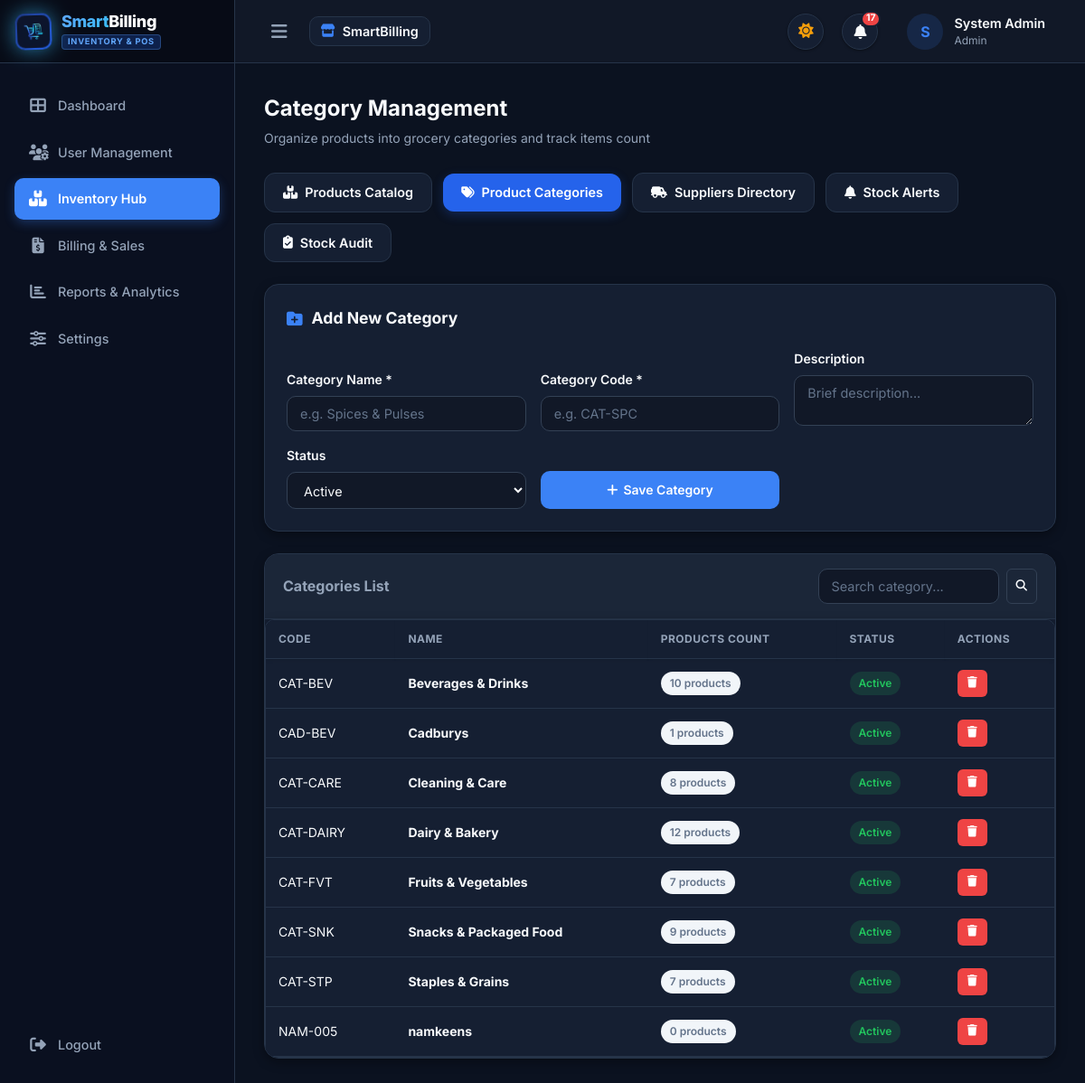
Screenshot of /categories/ (signed in) with the database file from the repository.
### app/models/setting.py (models this page shows, shortened)
class SystemSetting(db.Model):
    __tablename__ = 'system_settings'
    id = db.Column(db.Integer, primary_key=True, autoincrement=True)
    setting_key = db.Column(db.String(50), unique=True, nullable=False, index=True)
    setting_value = db.Column(db.Text, nullable=True)
    description = db.Column(db.String(255), nullable=True)
    updated_at = db.Column(db.DateTime, default=datetime.utcnow, onupdate=datetime.utcnow)
    @classmethod
    def get(cls, key: str, default: str = None) -> str:
        fallback = default if default is not None else DEFAULT_SETTINGS.get(key, '')
        setting = cls.query.filter_by(setting_key=key).first()
        return setting.setting_value if setting and setting.setting_value is not None else fallback
    @classmethod
    def get_bool(cls, key: str, default: bool = False) -> bool:
        val = cls.get(key, 'on' if default else 'off')
        return val.lower() in ['on', 'true', '1', 'yes']

### app/models/user.py (models this page shows, shortened)
class User(UserMixin, db.Model):
    __tablename__ = 'users'
    id = db.Column(db.Integer, primary_key=True, autoincrement=True)
    username = db.Column(db.String(50), unique=True, nullable=False, index=True)
    email = db.Column(db.String(120), unique=True, nullable=False, index=True)
    password_hash = db.Column(db.String(255), nullable=False)
    full_name = db.Column(db.String(100), nullable=False)
    role = db.Column(db.String(20), nullable=False, default='Admin')  # Admin, Manager, Cashier
    status = db.Column(db.String(20), nullable=False, default='Active')  # Active, Inactive
    profile_image = db.Column(db.String(255), nullable=True)
    last_login_at = db.Column(db.DateTime, nullable=True)
    last_login_ip = db.Column(db.String(45), nullable=True)
    created_at = db.Column(db.DateTime, default=datetime.utcnow)
    updated_at = db.Column(db.DateTime, default=datetime.utcnow, onupdate=datetime.utcnow)

### app/models/category.py (models this page shows, shortened)
class Category(db.Model):
    __tablename__ = 'categories'
    id = db.Column(db.Integer, primary_key=True, autoincrement=True)
    name = db.Column(db.String(100), unique=True, nullable=False, index=True)
    code = db.Column(db.String(30), unique=True, nullable=False)
    description = db.Column(db.Text, nullable=True)
    status = db.Column(db.String(20), nullable=False, default='Active')  # Active, Inactive
    created_at = db.Column(db.DateTime, default=datetime.utcnow)
    updated_at = db.Column(db.DateTime, default=datetime.utcnow, onupdate=datetime.utcnow)
    products = db.relationship('Product', backref='category', lazy=True, cascade="all, delete-orphan")

### app/routes/category_routes.py (the view, shortened to what this page needs)
@category_bp.route('/', methods=['GET', 'POST'])
@login_required
def index():
    form = CategoryForm()
    search = request.args.get('search', '', type=str)
    query = Category.query
    if search:
        query = query.filter((Category.name.like(f"%{search}%")) | (Category.code.like(f"%{search}%")))
    categories = query.order_by(Category.name).all()
    return render_template('categories/index.html', categories=categories, form=form, search=search)

### app/validators/forms.py
class CategoryForm(FlaskForm):
    name = StringField('Category Name', validators=[DataRequired(), Length(max=100)])
    code = StringField('Category Code', validators=[DataRequired(), Length(max=30)])
    description = TextAreaField('Description', validators=[Optional()])
    status = SelectField('Status', choices=[('Active', 'Active'), ('Inactive', 'Inactive')], default='Active')

### app/templates/categories/index.html (shortened to what this page needs)
{% extends "base.html" %}
{% block content %}
<div class="page-header">
  <div>
    <h1 class="page-title">Category Management</h1>
    <p class="page-subtitle">Organize products into grocery categories and track items count</p>
  </div>
</div>
{% include "inventory/_hub_tabs.html" %}
<div style="display: flex; flex-direction: column; gap: 24px;">
  <div class="card-table" style="padding: 24px;">
    <h3 style="font-size: 1.1rem; font-weight: 700; margin-bottom: 20px; display: flex; align-items: center; gap: 10px;">
      <i class="fas fa-folder-plus" style="color: var(--primary);"></i> Add New Category
    </h3>
    <form method="POST" action="{{ url_for('category.index') }}">
      <div style="display: grid; grid-template-columns: repeat(auto-fit, minmax(200px, 1fr)); gap: 16px; align-items: end;">
        <div class="form-group" style="margin-bottom: 0;">
          <label class="form-label">Category Name *</label>
          {{ form.name(class="form-control", placeholder="e.g. Spices & Pulses") }}
        </div>
        <div class="form-group" style="margin-bottom: 0;">
          <label class="form-label">Category Code *</label>
          {{ form.code(class="form-control", placeholder="e.g. CAT-SPC") }}
        </div>
        <div class="form-group" style="margin-bottom: 0;">
          <label class="form-label">Description</label>
          {{ form.description(class="form-control", placeholder="Brief description...") }}
        </div>
        <div class="form-group" style="margin-bottom: 0;">
          <label class="form-label">Status</label>
          {{ form.status(class="form-control") }}
        </div>
        <div>
          <button type="submit" class="btn btn-primary" style="width: 100%; height: 42px;">
            <i class="fas fa-plus"></i> Save Category
          </button>
        </div>
      </div>
    </form>
  </div>
  <div class="card-table">
    <div class="table-header">
      <h3 style="font-size: 1rem; font-weight: 700;">Categories List</h3>
      <form method="GET" style="display: flex; gap: 8px;">
        <input type="text" name="search" class="form-control" style="width: 200px;" placeholder="Search category..." value="{{ search }}">
        <button type="submit" class="btn btn-sm btn-secondary"><i class="fas fa-search"></i></button>
      </form>
    </div>
    <div class="table-scroll-container" style="max-height: 580px; overflow-y: auto; position: relative;">
      <table class="custom-table">
      <thead style="position: sticky; top: 0; background: var(--surface); z-index: 5; box-shadow: 0 2px 4px rgba(0,0,0,0.05);">
        <tr>
          <th>Code</th>
          <th>Name</th>
          <th>Products Count</th>
          <th>Status</th>
          <th>Actions</th>
        </tr>
      </thead>
      <tbody>
        {% for cat in categories %}
        <tr>
          <td><code>{{ cat.code }}</code></td>
          <td><strong>{{ cat.name }}</strong></td>
          <td><span class="badge badge-secondary">{{ cat.products|length }} products</span></td>
          <td>
            {% if cat.status == 'Active' %}
              <span class="badge badge-success">Active</span>
            {% else %}
              <span class="badge badge-secondary">Inactive</span>
            {% endif %}
          </td>
          <td>
            <form method="POST" action="{{ url_for('category.delete', id=cat.id) }}" style="display: inline;" onsubmit="event.preventDefault(); promptPasswordConfirmation(this, 'Confirm Delete Category: {{ cat.name }}');">
              <button type="submit" class="btn btn-sm btn-danger" title="Delete">
                <i class="fas fa-trash"></i>
              </button>
            </form>
          </td>
        </tr>
        {% else %}
        <tr><td colspan="5" class="text-center p-4">No categories registered yet.</td></tr>
        {% endfor %}
      </tbody>
    </table>
  </div>
</div>
</div>
{% endblock %}

### app/templates/base.html (shortened to what this page needs)
<!DOCTYPE html>
<html lang="en">
<head>
  <link rel="stylesheet" href="https://cdnjs.cloudflare.com/ajax/libs/font-awesome/6.4.0/css/all.min.css">
  <link rel="stylesheet" href="{{ url_for('static', filename='css/main.css') }}">
</head>
<body data-theme="{{ 'dark' if dark_mode else 'light' }}" data-color="{{ theme_color or 'blue' }}">
<div class="app-container">
  {% if current_user.is_authenticated %}
  <aside class="app-sidebar {% if compact_sidebar %}compact{% endif %}">
    <div class="sidebar-header">
      <div class="brand-logo-wrapper">
        <img src="{{ url_for('static', filename=store_logo or 'images/logo.png') }}" alt="Logo" class="brand-logo-img">
      </div>
      <div class="brand-title-group">
        <span class="brand-title-animated"><span class="brand-title-highlight">Smart</span>Billing</span>
        <span class="brand-subtitle-badge">INVENTORY & POS</span>
      </div>
    </div>
    <nav class="sidebar-nav">
      <a href="{{ url_for('dashboard.index') }}" class="nav-link {% if request.endpoint == 'dashboard.index' %}active{% endif %}">
        <i class="fas fa-th-large"></i> <span>Dashboard</span>
      </a>
      <a href="{{ url_for('user.index') }}" class="nav-link {% if request.endpoint and ('user.' in request.endpoint or 'activity.' in request.endpoint) %}active{% endif %}">
        <i class="fas fa-users-cog"></i> <span>User Management</span>
      </a>
      <a href="{{ url_for('product.index') }}" class="nav-link {% if request.endpoint and ('product.' in request.endpoint or 'category.' in request.endpoint or 'inventory.' in request.endpoint) %}active{% endif %}">
        <i class="fas fa-boxes-stacked"></i> <span>Inventory Hub</span>
      </a>
      <a href="{{ url_for('billing.billing_dashboard') }}" class="nav-link {% if request.endpoint and 'billing.' in request.endpoint %}active{% endif %}">
        <i class="fas fa-file-invoice-dollar"></i> <span>Billing & Sales</span>
      </a>
      <a href="{{ url_for('report.index') }}" class="nav-link {% if request.endpoint and 'report.' in request.endpoint %}active{% endif %}">
        <i class="fas fa-chart-bar"></i> <span>Reports & Analytics</span>
      </a>
      <a href="{{ url_for('setting.index') }}" class="nav-link {% if request.endpoint and 'setting.' in request.endpoint %}active{% endif %}">
        <i class="fas fa-sliders"></i> <span>Settings</span>
      </a>
      <a href="#" onclick="openLogoutModal(); return false;" class="nav-link text-danger" style="margin-top: auto;">
        <i class="fas fa-right-from-bracket"></i> <span>Logout</span>
      </a>
    </nav>
  </aside>
  {% endif %}
  <main class="app-main {% if not current_user.is_authenticated %}no-sidebar{% endif %}">
    {% if current_user.is_authenticated %}
    <header class="app-navbar">
      <div class="navbar-left">
        <button class="sidebar-toggle" id="sidebarToggle" title="Toggle Sidebar"><i class="fas fa-bars"></i></button>
        <div class="navbar-brand-badge">
          <i class="fas fa-store" style="color: var(--primary);"></i>
          <span>{{ store_name or 'SmartBilling Portal' }}</span>
        </div>
      </div>
      <div class="navbar-right">
        <button class="theme-toggle-btn" id="navThemeToggleBtn" onclick="toggleTheme()" title="Switch to Night Mode">
          <i class="fas fa-moon" id="navThemeToggleIcon"></i>
        </button>
        <div class="notif-bell-wrapper" id="notifBellWrapper">
          <button class="notif-bell-btn" id="notifBellBtn" onclick="toggleNotifPanel(event)" title="Notifications">
            <i class="fas fa-bell"></i>
            {% if nav_notif_count > 0 %}
              <span class="notif-badge">{{ nav_notif_count if nav_notif_count < 99 else '99+' }}</span>
            {% endif %}
          </button>
              {% set alert_count = nav_notifications | selectattr('type', 'in', ['warning', 'danger']) | list | length %}
        </div>
        <a href="{{ url_for('profile.index') }}" class="user-profile-btn">
          <div class="avatar">
            {% if current_user.profile_image %}
              <img src="{{ url_for('static', filename=current_user.profile_image) }}" alt="Avatar" style="width:100%;height:100%;border-radius:50%;">
            {% else %}
              {{ (current_user.full_name or current_user.username or 'U')[0] }}
            {% endif %}
          </div>
          <div>
            <div style="font-weight: 600; font-size: 0.9rem;">{{ current_user.full_name }}</div>
            <div style="font-size: 0.75rem; color: var(--text-muted);">{{ current_user.role }}</div>
          </div>
        </a>
      </div>
    </header>
    {% endif %}
    <div class="content-wrapper">
      {% block content %}{% endblock %}
    </div>
  </main>
</div>
</body>
</html>

### rows the page displays
SystemSetting: setting_value "SmartBilling"
User: full_name "S", full_name "System Admin", role "Admin"
Category: code "CAT-BEV", name "Beverages & Drinks", products|length "10", status "Active"
Category: code "CAD-BEV", name "Cadburys", products|length "1", status "Active"
Category: code "CAT-CARE", name "Cleaning & Care", products|length "8", status "Active"
Category: code "CAT-DAIRY", name "Dairy & Bakery", products|length "12", status "Active"
Category: code "CAT-FVT", name "Fruits & Vegetables", products|length "7", status "Active"
Category: code "CAT-SNK", name "Snacks & Packaged Food", products|length "9", status "Active"
Category: code "CAT-STP", name "Staples & Grains", products|length "7", status "Active"
Category: code "NAM-005", name "namkeens", products|length "0", status "Active"

### other values shown
{{ nav_notif_count if nav_notif_count < 99 else '99+' }} "17"
